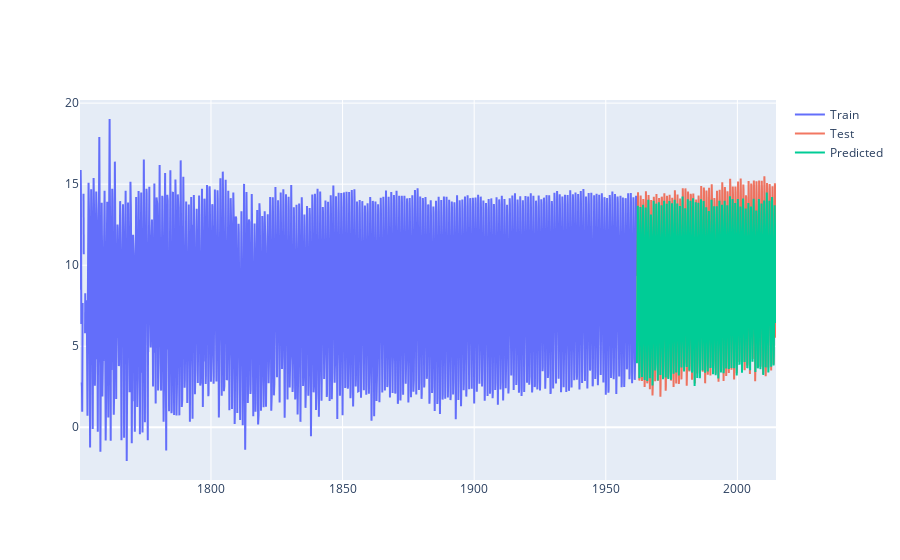

This figure's notebook cell:
### Code cell
import plotly.graph_objects as go

X_plot_train = pd.DataFrame(X_train, columns=X.columns)
X_plot_train['dt'] = data_lagged[data_lagged.index < X_plot_train.shape[0]]['dt']
X_plot_train['LandAverageTemperature'] = y_train

X_plot_test = pd.DataFrame(X_test, columns=X.columns)
X_plot_test['dt'] = data_lagged[data_lagged.index >= X_plot_train.shape[0]]['dt'].reset_index(drop=True)
X_plot_test['LandAverageTemperature'] = y_test.reset_index(drop=True)

fig = go.Figure()
fig.add_trace(go.Scatter(x=X_plot_train['dt'], y=X_plot_train['LandAverageTemperature'], mode='lines', name='Train'))
fig.add_trace(go.Scatter(x=X_plot_test['dt'], y=X_plot_test['LandAverageTemperature'], mode='lines', name='Test', opacity=0.8))
fig.add_trace(go.Scatter(x=X_plot_test['dt'], y=pd.Series(y_pred.flatten()), mode='lines', name='Predicted'))
fig.show()

### Figure 1 — Plotly figure (JSON) as saved in the notebook; plotly's stock layout.template omitted (floating-point values rounded to 4 significant figures; data arrays with more than 128 entries replaced by an {"elided": "..."} marker saying what was removed)
{"data": [{"mode": "lines", "name": "Train", "type": "scatter", "x": {"elided": "2542 str values"}, "y": {"elided": "2542 float values"}}, {"mode": "lines", "name": "Test", "opacity": 0.8, "type": "scatter", "x": {"elided": "635 str values"}, "y": {"elided": "635 float values"}}, {"mode": "lines", "name": "Predicted", "type": "scatter", "x": {"elided": "635 str values"}, "y": {"elided": "635 float values"}}], "layout": {}}
